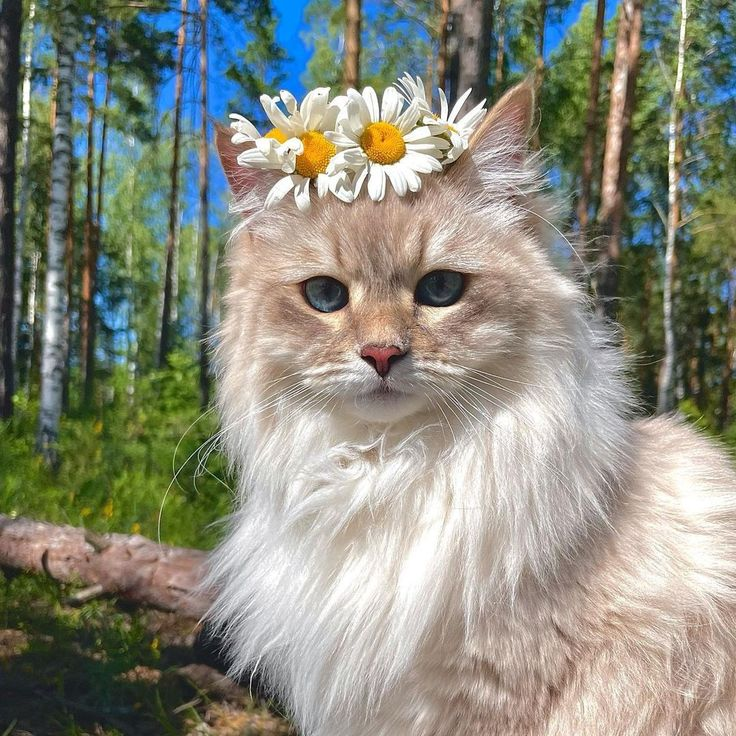
#> input picture UAS/kucing.jpeg, 736 x 736 px
$ jupyter execute prewitt.ipynb
#> lines starting #> are read from the running program, lines starting #| are printed output that depends on the picture
PREWITT

Nisaa' Husnia Yahya - 2213020099/3A

[cell 1]
#Import Library
from PIL import Image
import matplotlib.pyplot as plt
import numpy as np
import math

[cell 2]
# Buka gambar dan ubah ke RGB
img = Image.open('kucing.jpeg')
#> img is the input picture: PIL image 736x736 RGB; mean R, G, B 137.9, 139.3, 126
img = img.convert('RGB')
width, height = img.size
#> width = 736; height = 736

# Ubah ke array numpy
rgb = np.array(img)
rgb

[cell 3]
# Tampilkan gambar asli
plt.imshow(rgb)
plt.axis('off')
plt.title('Gambar Asli')
plt.show()

[cell 4]
# Konversi manual RGB ke Grayscale
def convert_to_grayscale(pixel):
    r, g, b = pixel
    gray = int(0.299 * r + 0.587 * g + 0.114 * b)
    return gray

grayscale_img = []
for y in range(height):
    row = []
    for x in range(width):
        pixel = rgb[y, x]
        gray = convert_to_grayscale(pixel)
        row.append(gray)
    grayscale_img.append(row)

grayscale_img = np.array(grayscale_img)
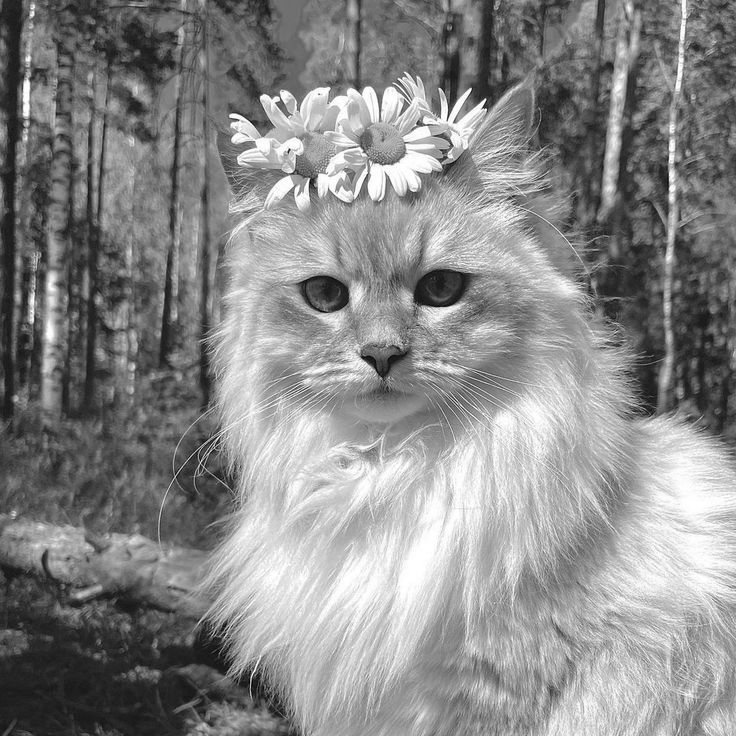
#> grayscale_img: shape (736, 736) int64; min 0, max 255, mean 136.9
grayscale_img

[cell 5]
# Tampilkan gambar grayscale
plt.imshow(grayscale_img, cmap='gray')
plt.axis('off')
plt.title('Grayscale')
plt.show()

[cell 6]
# Kernel Prewitt
Gx = [[-1, 0, 1],
      [-1, 0, 1],
      [-1, 0, 1]]

Gy = [[-1, -1, -1],
      [ 0,  0,  0],
      [ 1,  1,  1]]

[cell 7]
# Operasi Prewitt manual
def apply_prewitt_operator(img):
    gradient_magnitude = np.zeros((height, width), dtype=np.uint8)

    for y in range(1, height - 1):
        for x in range(1, width - 1):
            gx = 0
            gy = 0
            for i in range(3):
                for j in range(3):
                    pixel = img[y + i - 1, x + j - 1]
                    gx += Gx[i][j] * pixel
                    gy += Gy[i][j] * pixel
            magnitude = math.sqrt(gx**2 + gy**2)
            gradient_magnitude[y, x] = min(int(magnitude), 255)
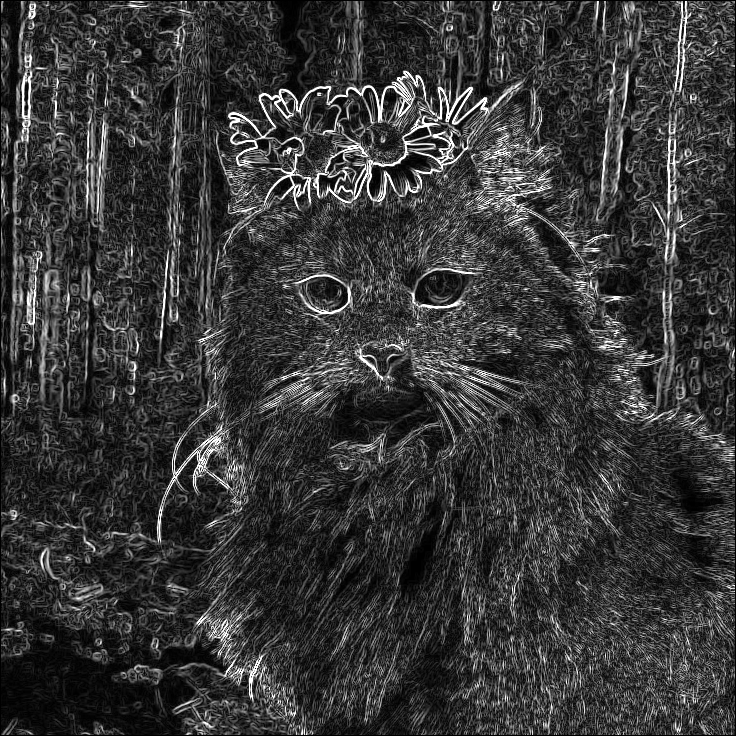
#> gradient_magnitude: shape (736, 736); min 0, max 255, mean 55.3

    return gradient_magnitude

edges = apply_prewitt_operator(grayscale_img)
edges = np.array(edges)
edges
